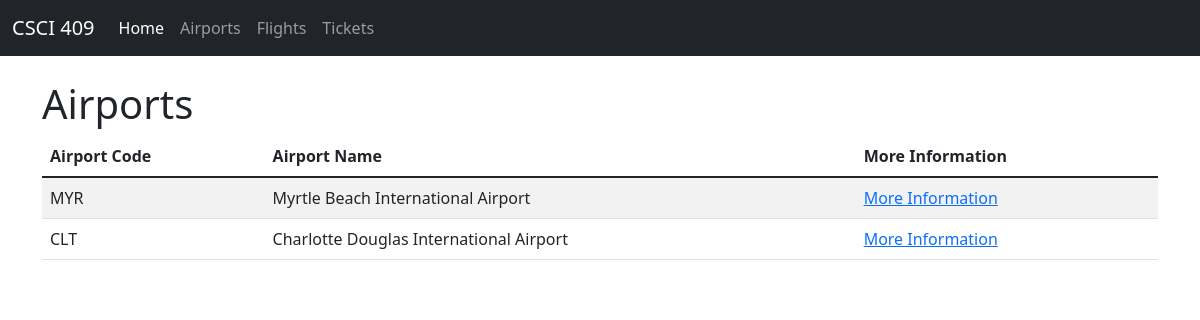
The app's page /, older data.
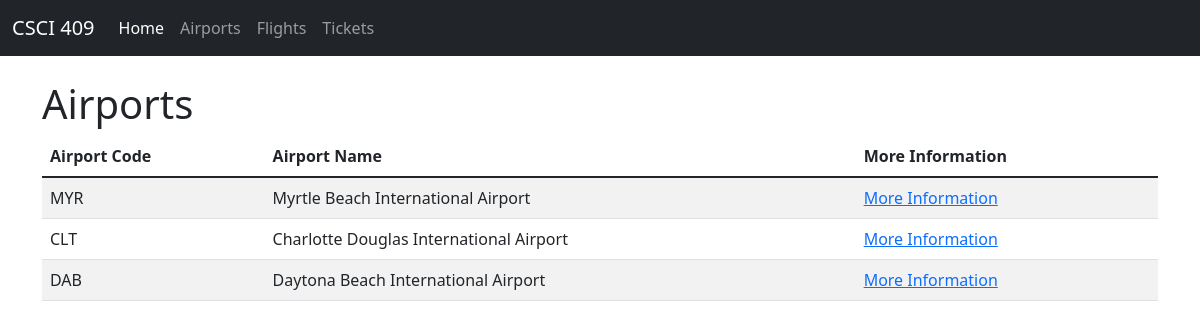
The same page, newer data.
### airports/models.py (models this page shows)
class Airport(models.Model):
    name = models.CharField(max_length=255)
    airport_code = models.CharField(max_length=3)
    address = models.CharField(max_length=255)
    city = models.CharField(max_length=255)
    state = models.CharField(max_length=2)
    zipcode = models.CharField(max_length=5)
    is_open = models.BooleanField()

### airports/views.py (the view)
# urls.py: path('', airports.views.index),
def index(request):
    airports = Airport.objects.all()
    context = {'airports': airports}
    return render(request, 'airports/index.html', context)

### airports/templates/airports/index.html
{% extends 'base.html' %}
{% block content %}
<h1>Airports</h1>
<table class="table table-striped">
    <thead>
        <tr>
            <th scope="col">Airport Code</th>
            <th scope="col">Airport Name</th>
            <th scope="col">More Information</th>
        </tr>
    </thead>
    <tbody>
        {% for airport in airports %}
            <tr>
                <td>{{ airport.airport_code }}</td>
                <td>{{ airport.name }}</td>
                <td><a href="/airports/{{ airport.airport_code }}">More Information</a></td>
            </tr>
        {% endfor %}
    </tbody>
</table>
{% endblock %}

Row changes from the older to the newer data that the page shows:
added Airport: airport_code "DAB", name "Daytona Beach International Airport"
